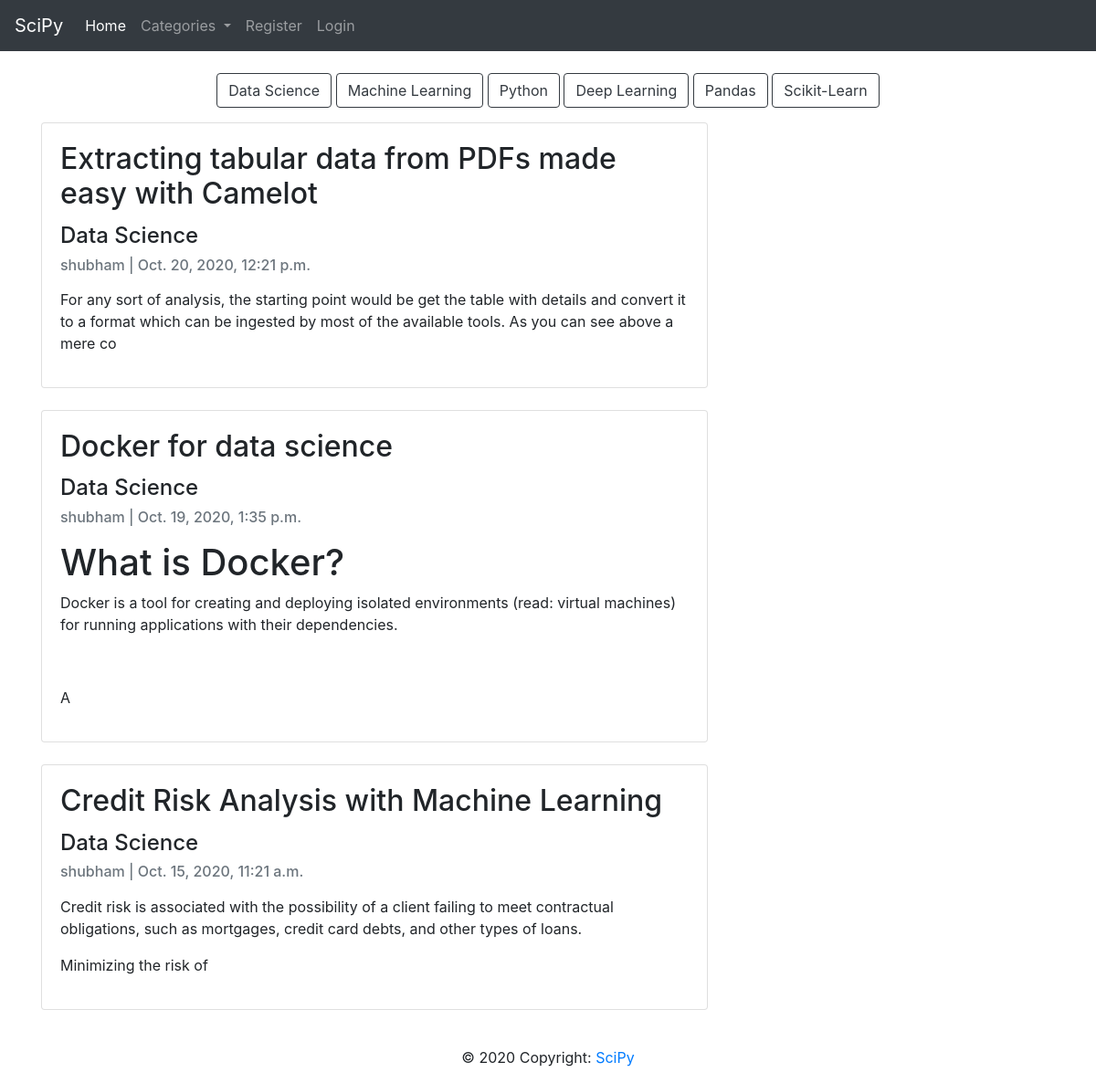
The app's page /category/Data Science/ with its own data.
### Blog/models.py (models this page shows, shortened)
class Category(models.Model):
	name = models.CharField(max_length=200)
	def __str__(self):
		return self.name

class Blog(models.Model):
	author = models.ForeignKey(User,on_delete=models.CASCADE)
	title = models.CharField(max_length=200,unique=True)
	slug = models.SlugField(max_length=200,unique=True)
	content = RichTextField(blank=True, null=True)
	header_image = models.ImageField(null=True,blank=True,upload_to="images/")
	created_on = models.DateTimeField(auto_now_add=True)
	updated_on = models.DateTimeField(auto_now=True)
	category = models.CharField(max_length=200,default='programming')
	snippet = models.CharField(max_length=200)
	likes = models.ManyToManyField(User,related_name='blog_posts')
	class Meta:
		ordering = ['-created_on']

### Blog/views.py (the view)
# urls.py: path('category/<str:cats>/',CategoryView,name='category'),
def CategoryView(request,cats):
	categories = Category.objects.all()
	category_blogs = Blog.objects.filter(category=cats)
	return render(request,"Blog/categories.html",{'cats':cats.title(), 'category_blogs':category_blogs, 'categories':categories})

### Blog/templates/Blog/categories.html (shortened to what this page needs)
{% extends "Blog/base.html" %}
{% block content %}
<div class="container1">
	{% for item in categories %}
		<a id="button" href="{% url 'category' item %}" class="btn btn-outline-dark">{{item}}</a>
	{% endfor %}
</div>
<div class="container">
	<div class="row">
		<div class="col-md-8 mt-3 left">
			{% for blog in category_blogs %}
			<div class="card mb-4">
				<div class="card-body">
					<h2 class="card-title">{{ blog.title }}</h2>
					<h4>{{ blog.category }}</h4>
					<p class="card-text text-muted h6">{{ blog.author }} | {{ blog.created_on}} </p>
					<p class="card-text">{{blog.content|slice:200|safe }}</p>
				</div>
			</div>
			{% endfor %}
		</div>
	</div>
</div>
{% endblock %}

### Blog/templates/Blog/categories.html (style rules this page uses)
.container1 { text-align: center; margin: auto; }

### records on screen
Category: name "Data Science"
Category: name "Machine Learning"
Category: name "Python"
Category: name "Deep Learning"
Category: name "Pandas"
Category: name "Scikit-Learn"
Blog: title "Extracting tabular data from PDFs made easy with Camelot", category "Data Science", author "shubham", created_on "Oct. 20, 2020, 12:21 p.m.", content "For any sort of analysis, the starting point would be get the table with details and convert it to a format which can be ingested by most of the available tools. As you can see above a mere co"
Blog: title "Docker for data science", category "Data Science", author "shubham", created_on "Oct. 19, 2020, 1:35 p.m.", content "What is Docker? Docker is a tool for creating and deploying isolated environments (read: virtual machines) for running applications with their dependencies. A"
Blog: title "Credit Risk Analysis with Machine Learning", category "Data Science", author "shubham", created_on "Oct. 15, 2020, 11:21 a.m.", content "Credit risk is associated with the possibility of a client failing to meet contractual obligations, such as mortgages, credit card debts, and other types of loans. Minimizing the risk of"
